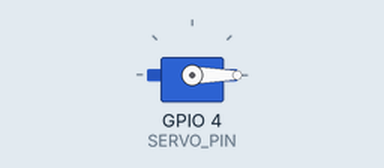
Bench run of a sketch on a simulated ESP32. On the bench: servo.

Above: at 0.0 s.
At 9.0 s:
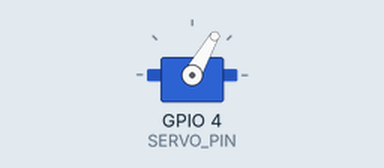
At 17.0 s:
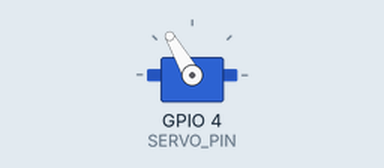
At 37.1 s:
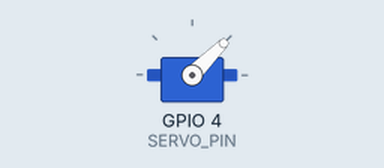
Timing chart, 0 to 38.6 s (numbered marks = the images above):
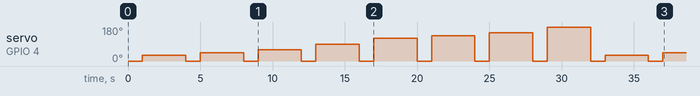

The sketch:

servo.ino
```cpp
/*
 * Servo control via PWM signal.
 * A 180-degree servo is used here for debugging, PWM's period is 20ms, so the frequency is 50HZ.
 * Degree control examples:
 * 0   degree: duty cycle for 2.50%
 * 45  degree: duty cycle for 5.00%
 * 90  degree: duty cycle for 7.50%
 * 135 degree: duty cycle for 10.0%
 * 180 degree: duty cycle for 12.5%
 *
 * refer to https://www.arduino.cc/reference/en/libraries/esp32servo/
 *
 */

/* Install lib command for arduino-cli lib install "ESP32Servo" */
#include <ESP32Servo.h>

#define SERVO_PIN	4

Servo servo;

int i = 0;
const int degree[] = {30, 45, 60, 90, 120, 135, 150, 180};

void setup() {
  servo.setPeriodHertz(50);
  servo.attach(SERVO_PIN, 500, 2500);
}

void loop() {
  for (i = 0; i < sizeof(degree) / sizeof(int); i++) {
    servo.write(0);
    delay(1000);
    servo.write(degree[i]);
    delay(3000);
  }
}
```

Measured:
- by itself, servo on GPIO 4 (SERVO_PIN): 0° → 30° at 1.0 s, → 0° 3.0 s later, → 45° 1.0 s later, → 0° 3.0 s later, … (19 changes in this stretch)
